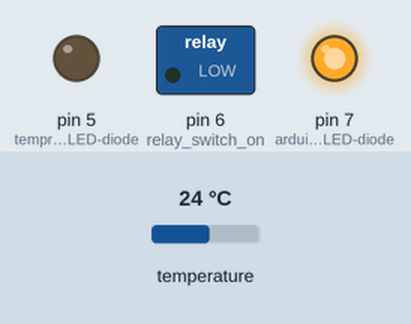
Simulated run of this sketch. Board: Arduino Uno, built with avr-gcc and run on an emulated ATmega328P. Parts: switched loads named in the sketch (green lamp = pin HIGH), output pins drawn as LEDs (lit = HIGH). Inputs (shaded band) come from the test bench; at power-on: temperature 24 °C. Pins used as bus, display or sensor lines are not drawn; what the sketch prints to the serial monitor is not drawn.

Above: at 12.8 s.
12.9 s: temperature set to 12 °C
24.5 s: temperature set to 28 °C
Timing chart, 0 to 27.5 s (numbered marks = the images above; inputs shaded):
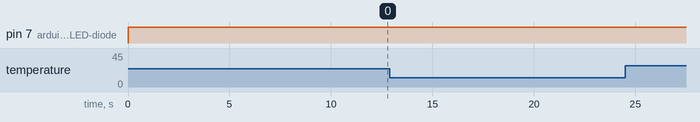

Measured:
- after the input at 12.9 s, every drawn part: stays the same
- after the input at 24.5 s, every drawn part: stays the same

The sketch:

DS18b20_Temperature.ino
```cpp
#include <OneWire.h>


void setup(void) {


  pinMode(7, OUTPUT); // arduino power LED-diode(green)
  pinMode(6, OUTPUT); // relay switch on/off LED-diode(green)
  pinMode(5, OUTPUT); // temprerature LED-diode(blue)
  pinMode(11, OUTPUT); // relay control 220v input pin

}

void loop(void) {

  OneWire  ds(11); // DS18B20 input-pin
  Serial.begin(9600);

  int loop_relay = 0; //initialization variable for loop relay
  byte i;
  byte present = 0;
  byte type_s;
  byte data[12];
  byte addr[8];
  float celsius;
  //float fahrenheit;

  digitalWrite(7, HIGH);

  if ( !ds.search(addr)) {
    Serial.println("No more addresses.");
    Serial.println();
    ds.reset_search();
    delay(250);
    return;
  }

  Serial.print("ROM =");
  for( i = 0; i < 8; i++) {
    Serial.write(' ');
    Serial.print(addr[i], HEX);
  }

  if (OneWire::crc8(addr, 7) != addr[7]) {
      Serial.println("CRC is not valid!");
      return;
  }
  Serial.println();

  switch (addr[0]) {
    case 0x10:
      Serial.println("  Chip = DS18S20");
      type_s = 1;
      break;
    case 0x28:
      Serial.println("  Chip = DS18B20");
      type_s = 0;
      break;
    case 0x22:
      Serial.println("  Chip = DS1822");
      type_s = 0;
      break;
    default:
      Serial.println("Device is not a DS18x20 family device.");
      return;
  }

  ds.reset();
  ds.select(addr);
  ds.write(0x44, 1);

  delay(1000);

  present = ds.reset();
  ds.select(addr);
  ds.write(0xBE);         // Read Scratchpad

  Serial.print("  Data = ");
  Serial.print(present, HEX);
  Serial.print(" ");
  for ( i = 0; i < 9; i++) {           // we need 9 bytes
    data[i] = ds.read();
    Serial.print(data[i], HEX);
    Serial.print(" ");
  }
  Serial.print(" CRC=");
  Serial.print(OneWire::crc8(data, 8), HEX);
  Serial.println();


  int16_t raw = (data[1] << 8) | data[0];
  if (type_s) {
    raw = raw << 3;
    if (data[7] == 0x10) {

      raw = (raw & 0xFFF0) + 12 - data[6];
    }
  } else {
    byte cfg = (data[4] & 0x60);

    if (cfg == 0x00) raw = raw & ~7;
    else if (cfg == 0x20) raw = raw & ~3;
    else if (cfg == 0x40) raw = raw & ~1;

  }
  celsius = (float)raw / 16.0;
  //fahrenheit = celsius * 1.8 + 32.0;
  Serial.print("  Temperature = ");
  Serial.print(celsius);
  Serial.print(" Celsius, ");
  //Serial.print(fahrenheit);
  //Serial.println(" Fahrenheit");
  if (celsius <= -10.00) {
      digitalWrite(5, HIGH);
      digitalWrite(6, HIGH);
      digitalWrite(11, LOW);
    } else if (celsius >= -10.00) {
      digitalWrite(5, LOW);
      digitalWrite(8, LOW);
      digitalWrite(11, HIGH);
    }

    delay(10000);
}
```
